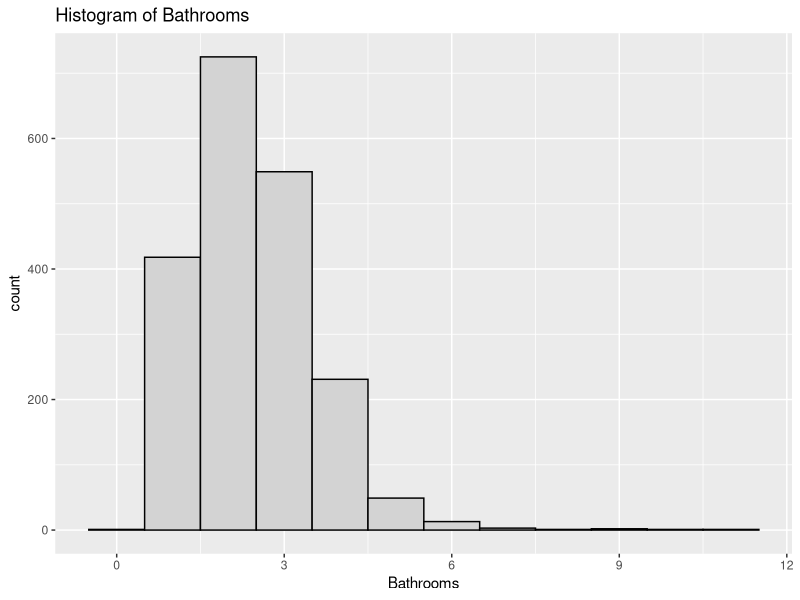
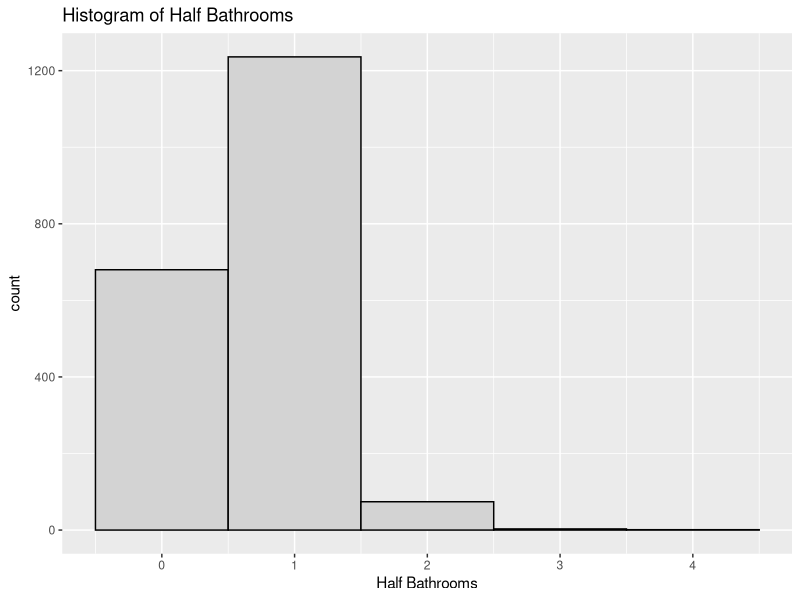
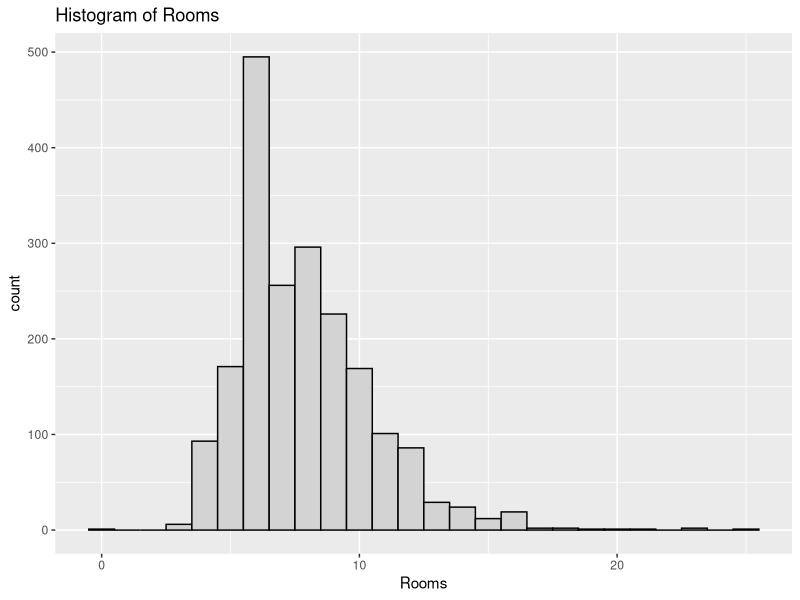
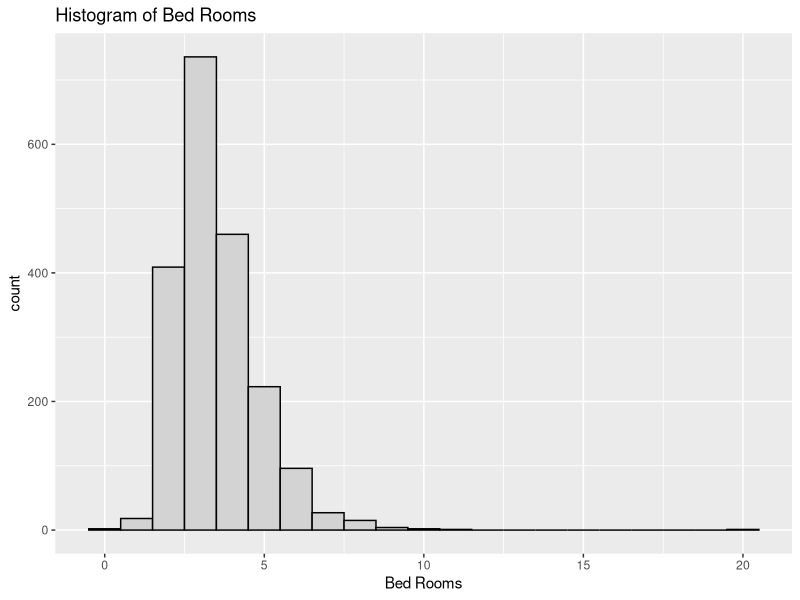
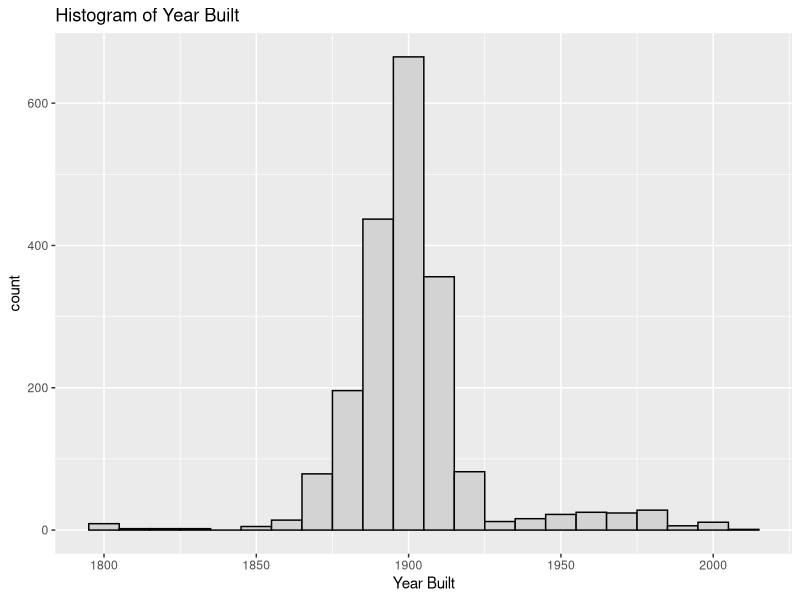
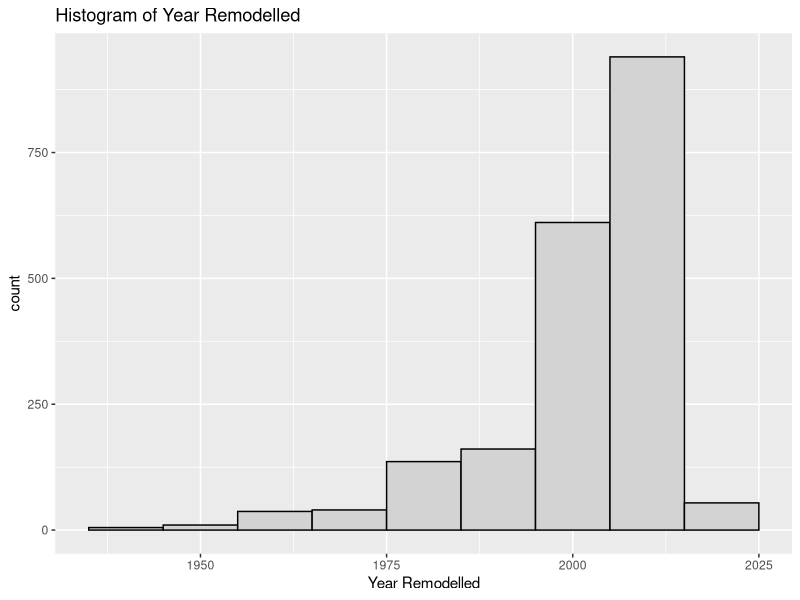
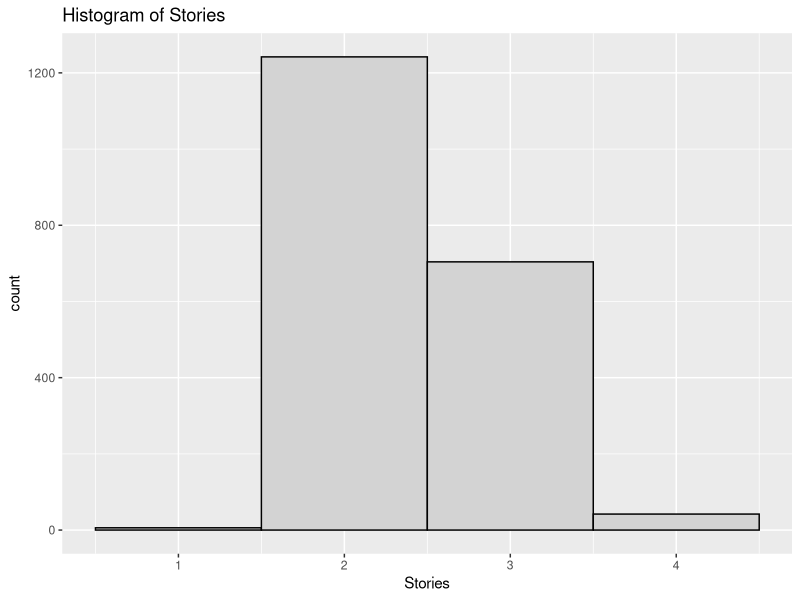
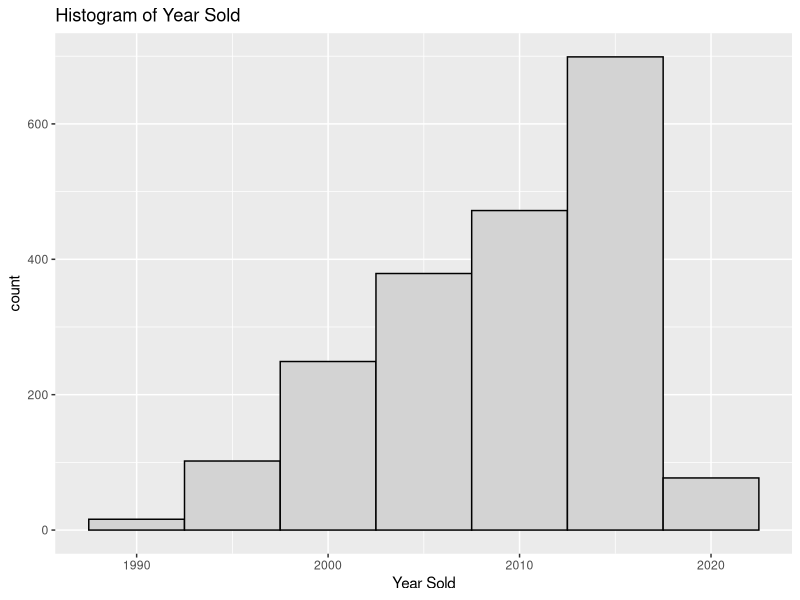

R code for these plots, in order: (Note: this script raises an error after producing the figures.)
## ---- chunk 1
knitr::opts_chunk$set(echo = TRUE)
library(ggplot2)
library(dplyr)
library(readr)
library(GGally)
library(car)
library(broom)

## ---- chunk 2
# 1. Abstract
## ---- chunk 3
# 2. Introduction

## ---- chunk 4

# 3. Overview of the dataset

## ---- chunk 5

# 4. Exploratory analysis

houses <- read.csv("DC_properties_clean.csv")

excl_rows <- houses[sample(nrow(houses), 5), ] # Exclude Random Rows
houses <- setdiff(houses, excl_rows)

fit <- lm(data = houses, PRICE ~ BATHRM + HF_BATHRM  + ROOMS + BEDRM + AYB + YR_RMDL + STORIES + SALEMONTH + SALEDAY + SALEYEAR + GBA + CNDTN + LANDAREA)



#Histograms to examine distribution of each variable

ggplot(houses, aes(x = BATHRM))+
  geom_histogram(color="black", fill="light gray", binwidth = 1)+
  labs(x="Bathrooms", title="Histogram of Bathrooms")

ggplot(houses, aes(x = HF_BATHRM))+
  geom_histogram(color="black", fill="light gray", binwidth = 1)+
  labs(x="Half Bathrooms", title="Histogram of Half Bathrooms")

ggplot(houses, aes(x = ROOMS))+
  geom_histogram(color="black", fill="light gray", binwidth = 1)+
  labs(x="Rooms", title="Histogram of Rooms")

ggplot(houses, aes(x = BEDRM))+
  geom_histogram(color="black", fill="light gray", binwidth = 1)+
  labs(x="Bed Rooms", title="Histogram of Bed Rooms")

ggplot(houses, aes(x = AYB))+
  geom_histogram(color="black", fill="light gray", binwidth = 10)+
  labs(x="Year Built", title="Histogram of Year Built")

ggplot(houses, aes(x = YR_RMDL))+
  geom_histogram(color="black", fill="light gray", binwidth = 10)+
  labs(x="Year Remodelled", title="Histogram of Year Remodelled")

ggplot(houses, aes(x = STORIES))+
  geom_histogram(color="black", fill="light gray", binwidth = 1)+
  labs(x="Stories", title="Histogram of Stories")

ggplot(houses, aes(x = SALEYEAR))+
  geom_histogram(color="black", fill="light gray", binwidth = 5)+
  labs(x="Year Sold", title="Histogram of Year Sold")

ggplot(houses, aes(x = SALEMONTH))+
  geom_histogram(color="black", fill="light gray", binwidth = 1)+
  labs(x="Month Sold", title="Histogram of Month Sold")

ggplot(houses, aes(x = SALEDAY))+
  geom_histogram(color="black", fill="light gray", binwidth = 4)+
  labs(x="Day Sold", title="Histogram of Day Sold")

ggplot(houses, aes(x = GBA))+
  geom_histogram(color="black", fill="light gray", binwidth = 100)+
  labs(x="Square Footage", title="Histogram of Square Footage")

ggplot(houses, aes(x = LANDAREA))+
  geom_histogram(color="black", fill="light gray", binwidth = 100)+
  labs(x="Land Area", title="Histogram of Land Area")

ggplot(houses, aes(x = CNDTN))+
  geom_bar(color="black", fill="light gray")+
  labs(x="Land Area", title="Bar Plot of Land Area")

# Boxplots to identify outliers

boxplot(houses$BATHRM, main="Bathrooms", sub=paste("Outlier rows: ", boxplot.stats(houses$BATHRM)$out))

boxplot(houses$HF_BATHRM, main="Half Bathrooms", sub=paste("Outlier rows: ", boxplot.stats(houses$HF_BATHRM)$out))

boxplot(houses$ROOMS, main="Rooms", sub=paste("Outlier rows: ", boxplot.stats(houses$ROOMS)$out))

boxplot(houses$BEDRM, main="Bedrooms", sub=paste("Outlier rows: ", boxplot.stats(houses$BEDRM)$out))

boxplot(houses$AYB, main="Year Built", sub=paste("Outlier rows: ", boxplot.stats(houses$AYB)$out))

boxplot(houses$YR_RMDL, main="Year Remodeled", sub=paste("Outlier rows: ", boxplot.stats(houses$YR_RMDL)$out))

boxplot(houses$STORIES, main="Stories", sub=paste("Outlier rows: ", boxplot.stats(houses$STORIES)$out))

boxplot(houses$SALEYEAR, main="Year of Most Recent Sale", sub=paste("Outlier rows: ", boxplot.stats(houses$SALEYEAR)$out))

boxplot(houses$GBA, main="Gross Building Area", sub=paste("Outlier rows: ", boxplot.stats(houses$GBA)$out))

boxplot(houses$CNDTN, main="Condition", sub=paste("Outlier rows: ", boxplot.stats(houses$CNDTN)$out))

boxplot(houses$LANDAREA, main="Land Area", sub=paste("Outlier rows: ", boxplot.stats(houses$LANDAREA)$out))

boxplot(houses$PRICE, main="Price", sub=paste("Outlier rows: ", boxplot.stats(houses$PRICE)$out))




# scatterplots
# price by room
room_price <- ggplot(houses, aes(x = ROOMS, y = PRICE))
room_price + geom_point()

# price by year
year_price <- ggplot(houses, aes(x = SALEYEAR, y = PRICE))
year_price + geom_point()

# price by month
month_price <- ggplot(houses, aes(x = SALEMONTH, y = PRICE))
month_price + geom_point()

# price by day of month
day_price <- ggplot(houses, aes(x = SALEDAY, y = PRICE))
day_price + geom_point()


# Use corrplot to display a correlation matrix of that variables
library(corrplot)
corr_matrix <- cor(data.frame(houses$HF_BATHRM, houses$BATHRM, houses$ROOMS, houses$BEDRM,houses$AYB, houses$YR_RMDL, houses$PRICE, houses$SALEDAY, houses$SALEMONTH, houses$SALEYEAR, houses$STORIES, houses$LANDAREA, houses$GBA))
corrplot(corr_matrix, type = "upper", order = "hclust", 
         tl.col = "black", tl.srt = 45)


# capture model summary as an object
modelSummary <- summary(fit)

# model coefficients
modelCoeffs <- modelSummary$coefficients



# Re-ordered the only categorical feature (factor)

houses$CNDTN <- factor(houses$CNDTN, levels = c("Fair", "Average", "Good", "Very Good", "Excellent"))



# Fit LM model with all features included

fit <- lm(data = houses, PRICE ~ BATHRM + HF_BATHRM  + ROOMS + BEDRM + AYB + YR_RMDL + STORIES + SALEMONTH + SALEDAY + SALEYEAR + GBA + CNDTN + LANDAREA)


#Variance tests

anova(fit) # Review ANOVA and compare F statistic
summary(fit) # Review p-values, check sign of estimates
fit.df <- augment(fit)# Residual plot and look for non-constant variance
shapiro.test(fit$residuals) # Shapiro-Wilk test for normality
ncvTest(fit) # ncvTest for constant variance
vif(fit) # Variance Inflation Factor (used to identify multicllinearity >= 10)




#graph of residuals 
ggplot(fit.df, aes(x = .fitted, y = .resid))+
  geom_point()+
  geom_hline(yintercept = 0, linetype = 2)+
  labs( x = "Fitted Values", y = "Residuals")



# Review R2 value
# From summary above: adjusted R^2 = .6984
# Drop non-significant predictor variables (Droped AYB: +.0002, Rooms: No change, other lower)
fit <- lm(data = houses, PRICE ~ BATHRM + HF_BATHRM  + BEDRM + YR_RMDL + STORIES + SALEMONTH + SALEDAY + SALEYEAR + GBA + CNDTN + LANDAREA)
summary(fit)



# If multicollinearity is present, drop one correlated variable (None present)
# Transform the outcome variable if the residual plot looks suspicious
powerTransform(houses$PRICE) #.33 -> sqrt
# log lowers R2: .6585
fit <- lm(data = houses, log(PRICE) ~ BATHRM + HF_BATHRM  + BEDRM + YR_RMDL + STORIES + SALEMONTH + SALEDAY + SALEYEAR + GBA + CNDTN + LANDAREA)
summary(fit)
# sqrt increase R2: .7471, drop YR_RMDL + .0001

fit <- lm(data = houses, sqrt(PRICE) ~ BATHRM + HF_BATHRM  + BEDRM  + STORIES + SALEMONTH + SALEDAY + SALEYEAR + GBA + CNDTN + LANDAREA)
summary(fit)
# inverse drastically decrease

fit <- lm(data = houses, I(1/PRICE) ~ BATHRM + HF_BATHRM  + BEDRM  + STORIES + SALEMONTH + SALEDAY + SALEYEAR + GBA + CNDTN + LANDAREA)
summary(fit)



#Variable Transformations
powerTransform(houses$BATHRM+1) # -.011
powerTransform(houses$HF_BATHRM+1) # .776
powerTransform(houses$BEDRM+1) # -.130
powerTransform(houses$STORIES+1) # -2.084
powerTransform(houses$SALEMONTH) # .809
powerTransform(houses$SALEDATE) # didn't work
powerTransform(houses$SALEYEAR-1990) # 1.48 - didn't help
powerTransform(houses$GBA) # -.08 -> LOG
powerTransform(houses$CNDTN) # didn't work
powerTransform(houses$LANDAREA) # .35 -> SQRT



fit <- lm(data = houses, sqrt(PRICE) ~  BATHRM  + HF_BATHRM  + BEDRM + log(BEDRM+1) + STORIES  +  SALEMONTH + SALEDAY + SALEYEAR  + GBA + log(GBA) + CNDTN + LANDAREA )
summary(fit) # R^2 increased to .7558


#normality tests revisited
shapiro.test(fit$residuals)
ncvTest(fit)
vif(fit)


# Test on excluded rows
predict(fit, newdata = excl_rows, interval = "predict")



## ---- chunk 6

# 5. Identification and evaluation of suitable model

#using AIC & BIC for model comparison
AIC(fit_jc) # AIC ==> 56607.77
BIC(fit_jc) # BIC ==> 56708.59

AIC(fit2_jc) # AIC ==> 56606.06
BIC(fit2_jc) # BIC ==> 56678.87

AIC(fit)
BIC(fit)
# The AIC and BIC for fit2_jc are both lower, so that is the better model

## ---- chunk 7

# 6. Application of the model 

# Test on excluded rows
predict(fit, newdata = excl_rows, interval = "predict")

## ---- chunk 8

# 7. Limitations and assumptions 
